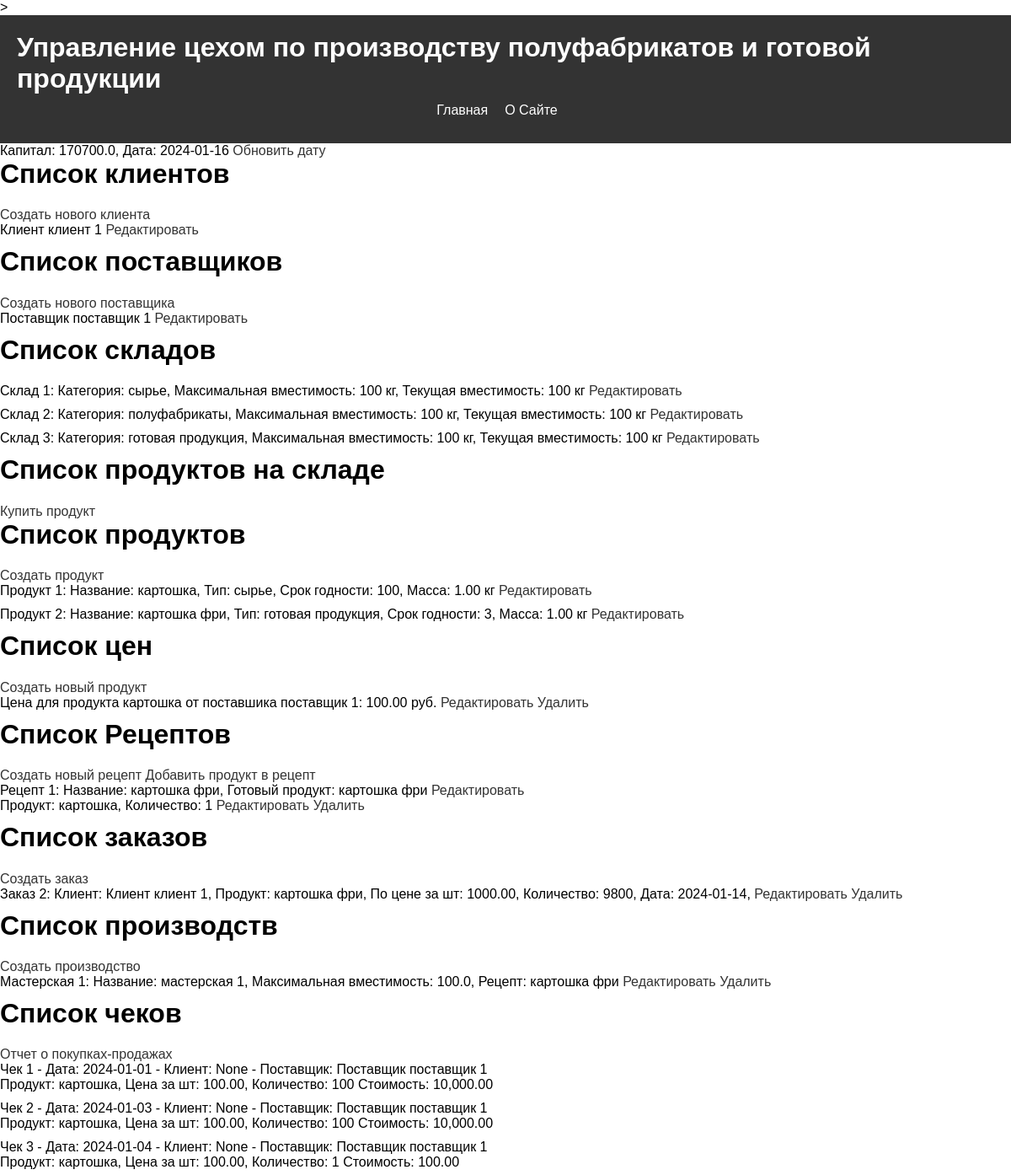
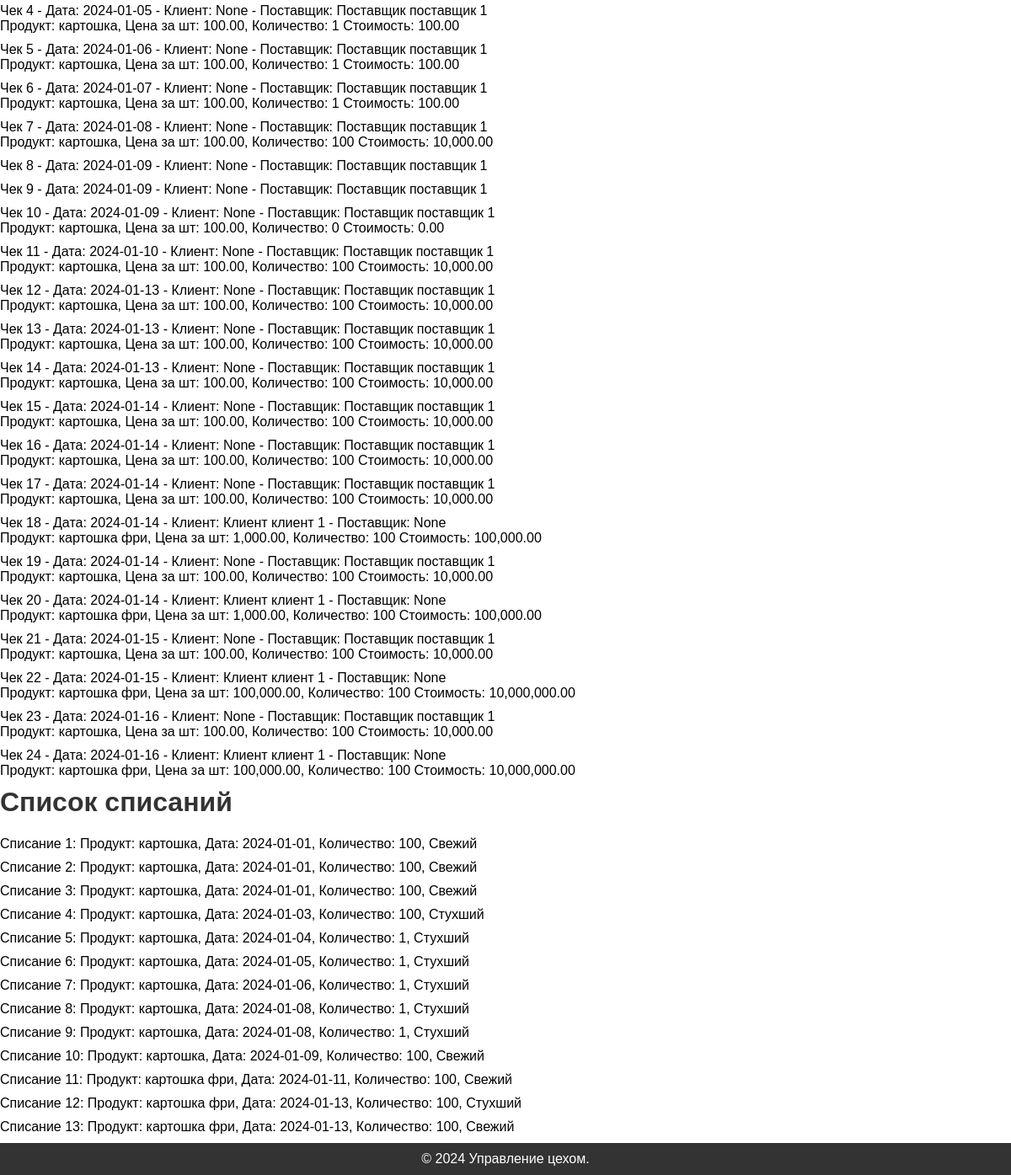
The app's page /, older data (2 pictures, top to bottom).
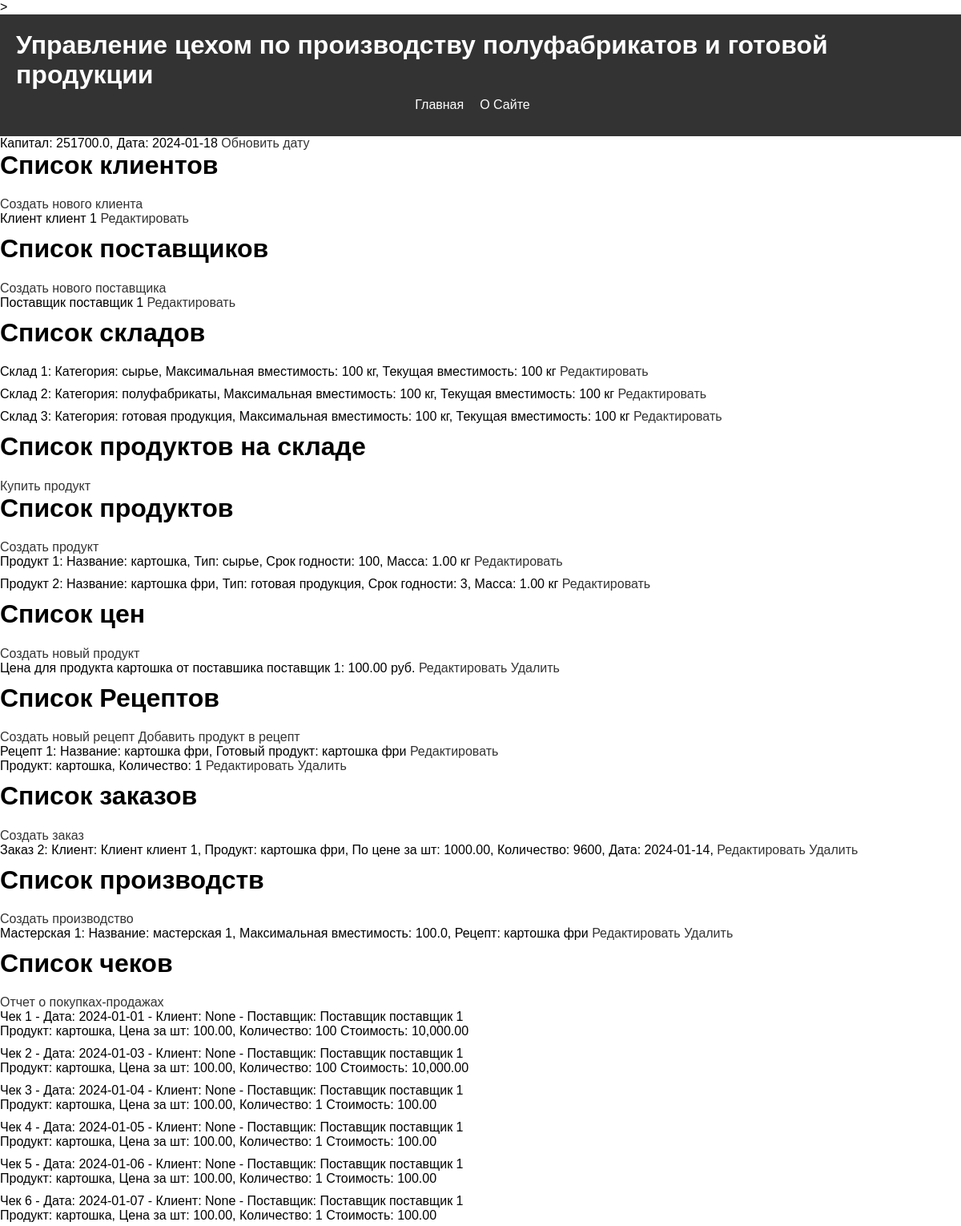
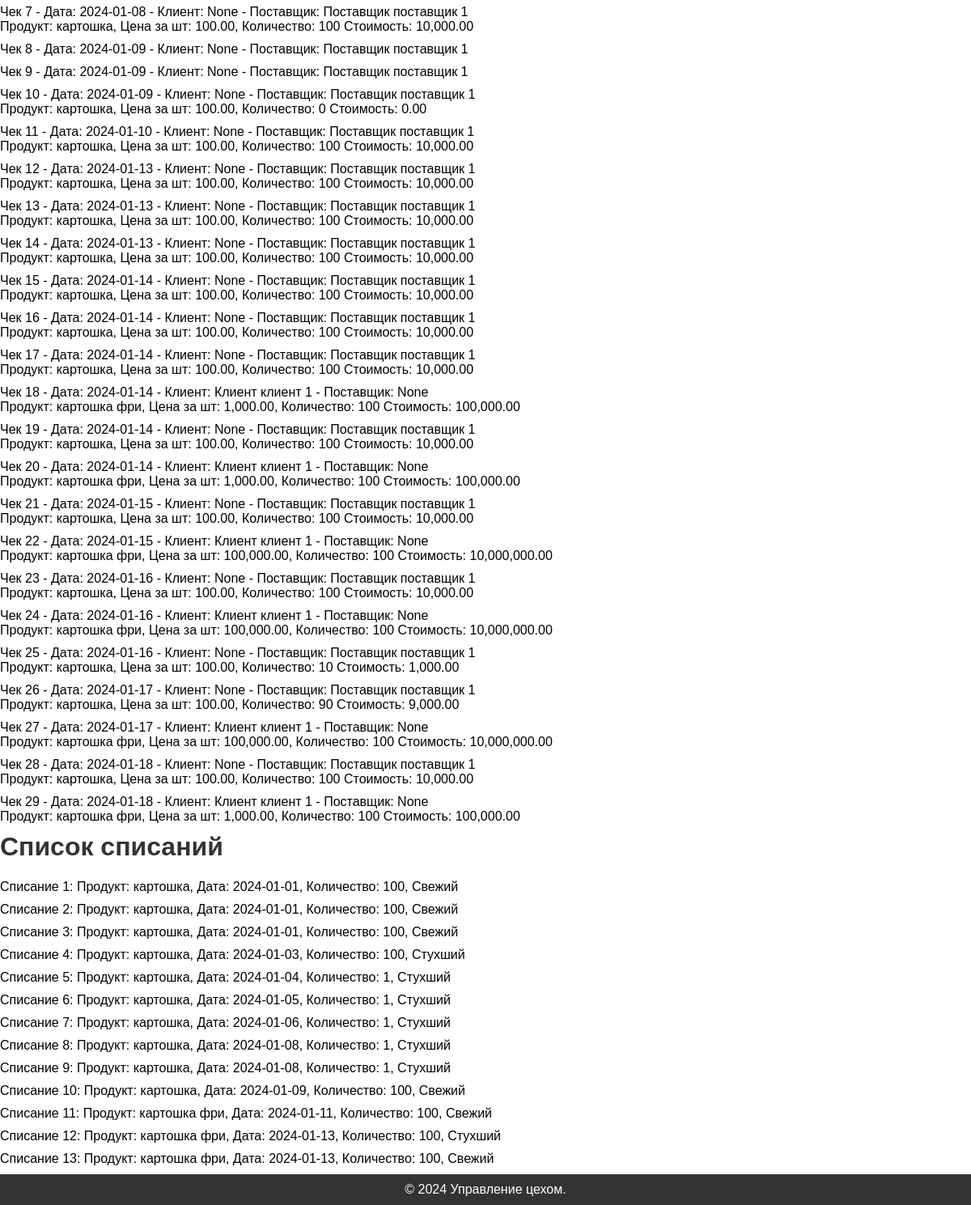
The same page, newer data (2 pictures, top to bottom).
### main/models.py (models this page shows, shortened)
class Userdj(models.Model):
    user_id = models.AutoField(primary_key=True)
    date_now = models.DateField()
    capital = models.FloatField()
    objects = models.Manager()
    class Meta:
        db_table = 'userdj'
    def __str__(self):
        return (f"Капитал: {self.capital}, Дата: {self.date_now}")

class Customer(models.Model):
    customer_id = models.AutoField(primary_key=True)
    name = models.CharField(max_length=255, null=True)
    class Meta:
        db_table = 'customer'
    def __str__(self):
        return f"Клиент {self.name}"

class Supplier(models.Model):
    supplier_id = models.AutoField(primary_key=True)
    name = models.CharField(max_length=255, null=True)
    class Meta:
        db_table = 'supplier'
        constraints = [
            models.UniqueConstraint(fields=['name'], name='unique_supplier_name')
        ]
    def __str__(self):
        return f"Поставщик {self.name}"

class Warehouse(models.Model):
    warehouse_id = models.AutoField(primary_key=True)
    category = models.CharField(max_length=32)
    max_warehouse_capacity = models.IntegerField()
    class Meta:
        db_table = 'warehouse'
    def __str__(self):
        products = Product.objects.filter(warehouse_id=self.warehouse_id)
        warehouse_products = WarehouseProducts.objects.filter(product__in = products)
        warehouse_capacity = self.max_warehouse_capacity
        for warehouse_product in warehouse_products:
            warehouse_capacity -= int(warehouse_product.quantity)*float(warehouse_product.product.mass)
        return (f"Склад {self.warehouse_id}: "
                f"Категория: {self.category}, "
                f"Максимальная вместимость: {self.max_warehouse_capacity} кг, "
                f"Текущая вместимость: {warehouse_capacity} кг")

class Product(models.Model):
    product_id = models.AutoField(primary_key=True)
    name = models.CharField(max_length=64, unique=True)
    warehouse = models.ForeignKey(Warehouse, on_delete=models.CASCADE, related_name='products')
    expiry_date = models.IntegerField()
    mass = models.DecimalField(max_digits=10, decimal_places=2)
    class Meta:
        db_table = 'product'
    def __str__(self):
        return (f"Продукт {self.product_id}: "
                f"Название: {self.name}, "
                f"Тип: {self.warehouse.category}, "
                f"Срок годности: {self.expiry_date}, "
                f"Масса: {self.mass:.2f} кг")

class SupplierProductPrice(models.Model):
    supplier_product_price_id = models.AutoField(primary_key=True)
    supplier = models.ForeignKey(Supplier, on_delete=models.CASCADE)
    product = models.ForeignKey(Product, on_delete=models.CASCADE)
    price = models.DecimalField(max_digits=10, decimal_places=2)
    class Meta:
        db_table = 'supplier_product_price'
        unique_together = ('supplier', 'product')
    def __str__(self):
        return (f"Цена для продукта {self.product.name} от поставшика {self.supplier.name}: "
                f"{self.price:.2f} руб.")

class Recipe(models.Model):
    recipe_id = models.AutoField(primary_key=True)
    name = models.CharField(max_length=32, null=False, blank=False)
    finish_product = models.ForeignKey(Product, on_delete=models.CASCADE)
    class Meta:
        db_table = 'recipe'
        constraints = [
            models.UniqueConstraint(fields=['finish_product', 'name'], name='unique_recipe_product_recipe_name')
        ]
    def __str__(self):
        return (f"Рецепт {self.recipe_id}: "
                f"Название: {self.name}, "
                f"Готовый продукт: {self.finish_product.name}")

class RecipeProducts(models.Model):
    recipe_products_id = models.AutoField(primary_key=True)
    recipe = models.ForeignKey(Recipe, on_delete=models.CASCADE)
    product = models.ForeignKey(Product, on_delete=models.CASCADE)
    quantity = models.IntegerField()
    class Meta:
        db_table = 'recipe_products'
        constraints = [
            models.UniqueConstraint(fields=['recipe', 'product'], name='unique_recipe_product')
        ]
    def __str__(self):
        return (f"Продукт: {self.product.name}, "
                f"Количество: {self.quantity}")

class OrderList(models.Model):
    order_list_id = models.AutoField(primary_key=True)
    customer = models.ForeignKey(Customer, on_delete=models.CASCADE, null=True)
    product = models.ForeignKey(Product, on_delete=models.CASCADE)
    quantity = models.IntegerField(default=0)
    date_order = models.DateField()
    price = models.DecimalField(max_digits=10, decimal_places=2)
    class Meta:
        db_table = 'order_list'
    def __str__(self):
        return (f"Заказ {self.order_list_id}: "
                f"Клиент: {self.customer}, "
                f"Продукт: {self.product.name}, "
                f"По цене за шт: {self.price}, "
                f"Количество: {self.quantity}, "
                f"Дата: {self.date_order}, ")

class Workshop(models.Model):
    workshop_id = models.AutoField(primary_key=True)
    name = models.CharField(max_length=100)
    max_capacity = models.FloatField()
    recipe = models.ForeignKey(Recipe, on_delete=models.SET_NULL, null=True, blank=True)
    class Meta:
        db_table = 'workshop'
    def __str__(self):
        recipe_name = self.recipe.name if self.recipe else "Нет рецепта"
        return (f"Мастерская {self.workshop_id}: "
                f"Название: {self.name}, "
                f"Максимальная вместимость: {self.max_capacity}, "
                f"Рецепт: {recipe_name}")

class Cheque(models.Model):
    cheque_id = models.AutoField(primary_key=True)
    date = models.DateField()
    customer = models.ForeignKey(Customer, on_delete=models.PROTECT, null=True)
    supplier = models.ForeignKey(Supplier, on_delete=models.PROTECT, null=True)
    class Meta:
        db_table = 'cheque'
    def __str__(self):
        return (f"Чек {self.cheque_id} - Дата: {self.date} - Клиент: {self.customer} - Поставщик: {self.supplier}")

class ChequeProduct(models.Model):
    cheque_product_id = models.AutoField(primary_key=True)
    cheque = models.ForeignKey(Cheque, on_delete=models.PROTECT)
    product = models.ForeignKey(Product, on_delete=models.PROTECT)
    price = models.DecimalField(max_digits=10, decimal_places=2)
    quantity = models.IntegerField()
    class Meta:
        db_table = 'cheque_product'
    def __str__(self):
        return (f"Продукт: {self.product.name}, "
                f"Цена за шт: {self.price:,.2f}, "
                f"Количество: {self.quantity} "
                f"Стоимость: {self.quantity*self.price:,.2f} ")

class DebitingList(models.Model):
    debiting_list_id = models.AutoField(primary_key=True)
    product = models.ForeignKey(Product, on_delete=models.CASCADE)
    quantity = models.IntegerField()
    date_of_debiting = models.DateField()
    fresh = models.BooleanField()
    class Meta:
        db_table = 'debiting_list'
    def __str__(self):
        return (f"Списание {self.debiting_list_id}: "
                f"Продукт: {self.product.name}, "
                f"Дата: {self.date_of_debiting}, "
                f"Количество: {self.quantity}, "
                f"{'Свежий' if self.fresh else 'Стухший'}")

### main/views.py (the view)
# urls.py: path('',views.index, name='index'),
def index(request):
    recipes_list = []
    recipes = Recipe.objects.all()
    for recipe in recipes:
        recipes_list.append({'recipe':recipe, 'recipe_products':RecipeProducts.objects.filter(recipe = recipe)})
    cheque_list = []
    cheques = Cheque.objects.all()
    for cheque in cheques:
        cheque_list.append({'cheque':cheque, 'cheque_product':ChequeProduct.objects.filter(cheque = cheque)})
    context = {'customers': Customer.objects.all(),
               'suppliers': Supplier.objects.all(),
               'warehouses': Warehouse.objects.all(),
               'warehouse_products': WarehouseProducts.objects.all(),
               'products': Product.objects.all(),
               'supplier_product_prices': SupplierProductPrice.objects.all(),
               'recipes': recipes_list,
               'order_list': OrderList.objects.all(),
               'workshops': Workshop.objects.all(),
               'userdj': Userdj.objects.first(),
               'debiting_list': DebitingList.objects.all(),
               'cheque_list': cheque_list,
               }
    return render(request, 'index.html', context)

### main/templates/index.html (shortened to what this page needs)
{% extends 'base.html' %}
{% block title %}
    {% load static %}
{% endblock %}
{% block content %}
{{userdj}} <a href="{% url 'main:update_userdj'%}">Обновить дату</a>
<h1>Список клиентов</h1>
    <a href="{% url 'main:create_customer' %}">Создать нового клиента</a>
    <ul>
        {% for customer in customers %}
            <li>
                {{ customer }}
                <a href="{% url 'main:update_customer' customer.customer_id %}">Редактировать</a>
            </li>
        {% endfor %}
    </ul>
<h1>Список поставщиков</h1>
    <a href="{% url 'main:create_supplier' %}">Создать нового поставщика</a>
    <ul>
        {% for supplier in suppliers %}
            <li>
                {{ supplier }}
                <a href="{% url 'main:update_supplier' supplier.supplier_id %}">Редактировать</a>
            </li>
        {% endfor %}
    </ul>
<h1>Список складов</h1>
    <ul>
        {% for warehouse in warehouses %}
            <li>
                {{ warehouse }}
                <a href="{% url 'main:update_warehouse' warehouse.warehouse_id %}">Редактировать</a>
            </li>
        {% endfor %}
    </ul>
<h1>Список продуктов на складе</h1>
    <a href="{% url 'main:create_warehouse_products' %}">Купить продукт</a>
<h1>Список продуктов</h1>
    <a href="{% url 'main:create_product' %}">Создать продукт</a>
    <ul>
        {% for product in products %}
            <li>
                {{ product }}
                <a href="{% url 'main:update_product' product.product_id %}">Редактировать</a>
            </li>
        {% endfor %}
    </ul>
    <h1>Список цен</h1>
    <a href="{% url 'main:create_supplier_product_price' %}">Создать новый продукт</a>
    <ul>
        {% for supplier_product_price in supplier_product_prices %}
            <li>
                {{ supplier_product_price }}
                <a href="{% url 'main:update_supplier_product_price' supplier_product_price.supplier_product_price_id %}">Редактировать</a>
                <a href="{% url 'main:delete_supplier_product_price' supplier_product_price.supplier_product_price_id %}">Удалить</a>
            </li>
        {% endfor %}
    </ul>
    <h1>Список Рецептов</h1>
    <a href="{% url 'main:create_recipe' %}">Создать новый рецепт</a>
    <a href="{% url 'main:create_recipe_products' %}">Добавить продукт в рецепт</a>
    <ul>
        {% for recipe in recipes %}
            <li>
                {{ recipe.recipe }}
                <a href="{% url 'main:update_recipe' recipe.recipe.recipe_id %}">Редактировать</a>
                <ul>
                    {% for product in recipe.recipe_products %}
                        <li>
                            {{ product }}
                            <a href="{% url 'main:update_recipe_products' product.recipe_products_id %}">Редактировать</a>
                            <a href="{% url 'main:delete_recipe_products' product.recipe_products_id %}">Удалить</a>
                        </li>
                    {% endfor %}
                </ul>
            </li>
        {% endfor %}
    </ul>
    <h1>Список заказов</h1>
    <a href="{% url 'main:create_order_list' %}">Создать заказ</a>
    <ul>
        {% for order in order_list %}
            <li>
                {{ order }}
                <a href="{% url 'main:update_order_list' order.order_list_id %}">Редактировать</a>
                <a href="{% url 'main:delete_order_list' order.order_list_id %}">Удалить</a>
            </li>
        {% endfor %}
    </ul>
    <h1>Список производств</h1>
    <a href="{% url 'main:create_workshop' %}">Создать производство</a>
    <ul>
        {% for workshop in workshops %}
            <li>
                {{ workshop }}
                <a href="{% url 'main:update_workshop' workshop.workshop_id %}">Редактировать</a>
                <a href="{% url 'main:delete_workshop' workshop.workshop_id %}">Удалить</a>
            </li>
        {% endfor %}
    </ul>
    <h1>Список чеков</h1>
    <a href="{% url 'main:cheque_list' %}">Отчет о покупках-продажах</a>
    <ul>
        {% for cheque in cheque_list %}
            <li>
                {{ cheque.cheque }}
                <ul>
                    {% for product in cheque.cheque_product %}
                        <li>
                            {{ product }}
                        </li>
                    {% endfor %}
                </ul>
            </li>
        {% endfor %}
    </ul>
    <h1><a href="{% url 'main:debiting_list' %}">Список списаний</a></h1>
    <ul>
        {% for debiting in debiting_list %}
            <li>
                {{ debiting }}
            </li>
        {% endfor %}
    </ul>
{% endblock %}

### main/templates/base.html (shortened to what this page needs)
<!DOCTYPE html>
<html lang="en">
<head>
    {% load static %}
    <link rel="stylesheet" href="{% static 'css/styles.css' %}">>
</head>
<body>
    <header>
        <h1>Управление цехом по производству полуфабрикатов и готовой продукции</h1>
        <nav class="top-nav">
            <ul>
                <li><a href="{% url 'main:index' %}">Главная</a></li>
                <li><a href="{% url 'main:about' %}">О Сайте</a></li>
            </ul>
        </nav>
    </header>
    {% block content %}
    {% endblock %}
    <footer>
        <p>&copy; 2024 Управление цехом. </p>
    </footer>
</body>
</html>

### main/static/css/styles.css (style rules this page uses)
body { font-family: Arial, sans-serif; margin: 0; padding: 0; }
header { background-color: #333; color: #fff; padding: 20px; }
header h1 { margin: 0; }
.top-nav { display: flex; justify-content: center; margin-top: 10px; }
.top-nav ul { list-style-type: none; margin: 0; padding: 0; display: flex; }
.top-nav li { margin-right: 20px; }
.top-nav a { color: #fff; text-decoration: none; }
h1 { margin-top: 0; }
ul { list-style-type: none; margin: 0; padding: 0; }
li { margin-bottom: 10px; }
a { color: #333; text-decoration: none; }
footer { background-color: #333; color: #fff; padding: 10px; text-align: center; }
footer p { margin: 0; }

Row changes from the older to the newer data that the page shows:
changed Userdj: capital+date_now "Капитал: 170700.0, Дата: 2024-01-16" → "Капитал: 251700.0, Дата: 2024-01-18"
changed OrderList: order_list_id+customer+product "Заказ 2: Клиент: Клиент клиент 1, Продукт: картошка фри, По цене за шт: 1000.00, Количество: 9800, Дата: 2024-01-14," → "Заказ 2: Клиент: Клиент клиент 1, Продукт: картошка фри, По цене за шт: 1000.00, Количество: 9600, Дата: 2024-01-14,"
added Cheque: cheque "Чек 25 - Дата: 2024-01-16 - Клиент: None - Поставщик: Поставщик поставщик 1"
added ChequeProduct: product+price+quantity "Продукт: картошка, Цена за шт: 100.00, Количество: 10 Стоимость: 1,000.00", shown under "Чек 25 - Дата: 2024-01-16 - Клиент: None - Поставщик: Поставщик поставщик 1"
added Cheque: cheque "Чек 26 - Дата: 2024-01-17 - Клиент: None - Поставщик: Поставщик поставщик 1"
added ChequeProduct: product+price+quantity "Продукт: картошка, Цена за шт: 100.00, Количество: 90 Стоимость: 9,000.00", shown under "Чек 26 - Дата: 2024-01-17 - Клиент: None - Поставщик: Поставщик поставщик 1"
added Cheque: cheque "Чек 27 - Дата: 2024-01-17 - Клиент: Клиент клиент 1 - Поставщик: None"
added ChequeProduct: product+price+quantity "Продукт: картошка фри, Цена за шт: 100,000.00, Количество: 100 Стоимость: 10,000,000.00", shown under "Чек 27 - Дата: 2024-01-17 - Клиент: Клиент клиент 1 - Поставщик: None"
added Cheque: cheque "Чек 28 - Дата: 2024-01-18 - Клиент: None - Поставщик: Поставщик поставщик 1"
added ChequeProduct: product+price+quantity "Продукт: картошка, Цена за шт: 100.00, Количество: 100 Стоимость: 10,000.00", shown under "Чек 28 - Дата: 2024-01-18 - Клиент: None - Поставщик: Поставщик поставщик 1"
added Cheque: cheque "Чек 29 - Дата: 2024-01-18 - Клиент: Клиент клиент 1 - Поставщик: None"
added ChequeProduct: product+price+quantity "Продукт: картошка фри, Цена за шт: 1,000.00, Количество: 100 Стоимость: 100,000.00", shown under "Чек 29 - Дата: 2024-01-18 - Клиент: Клиент клиент 1 - Поставщик: None"
